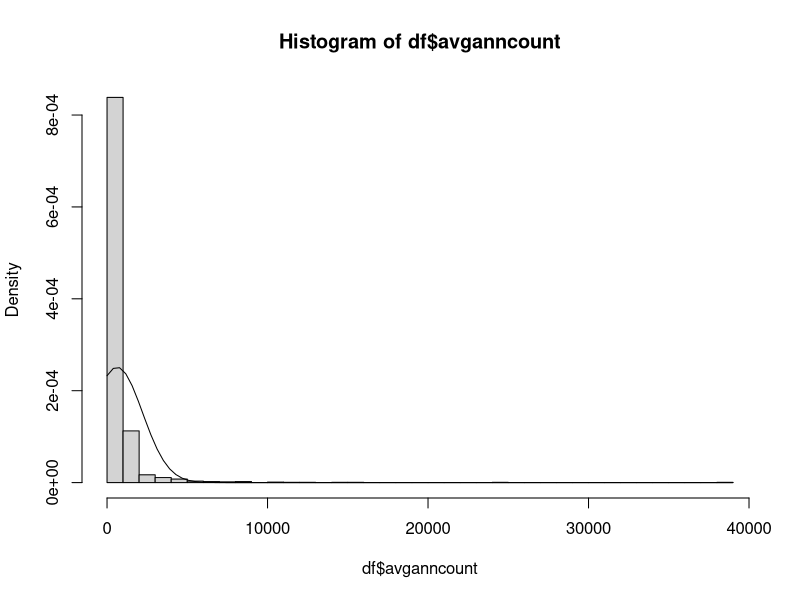
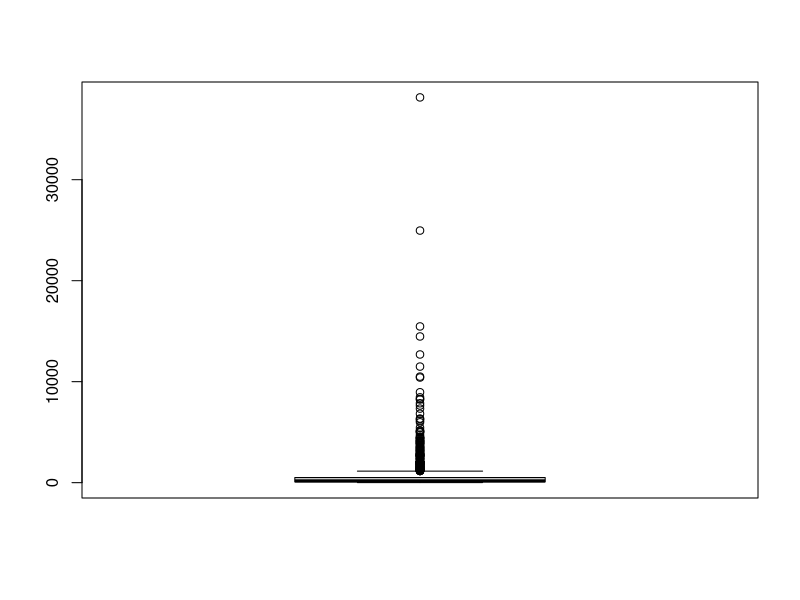
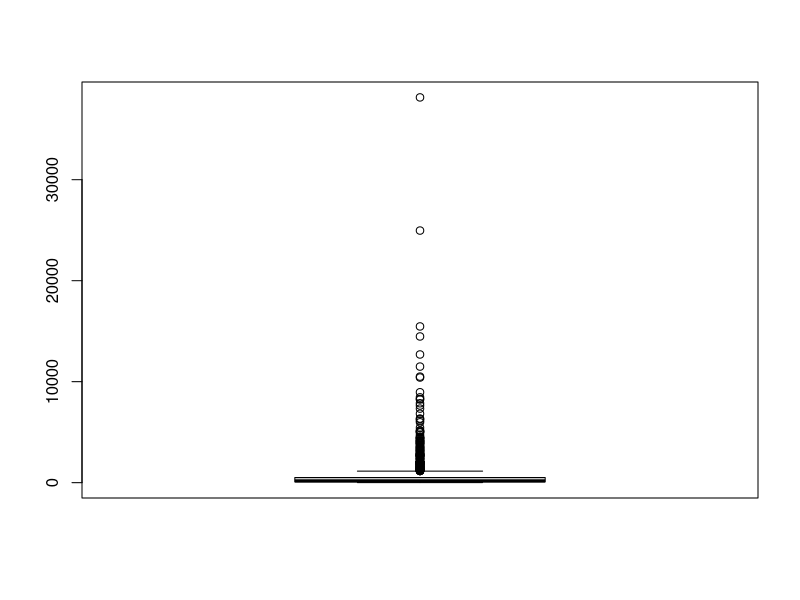
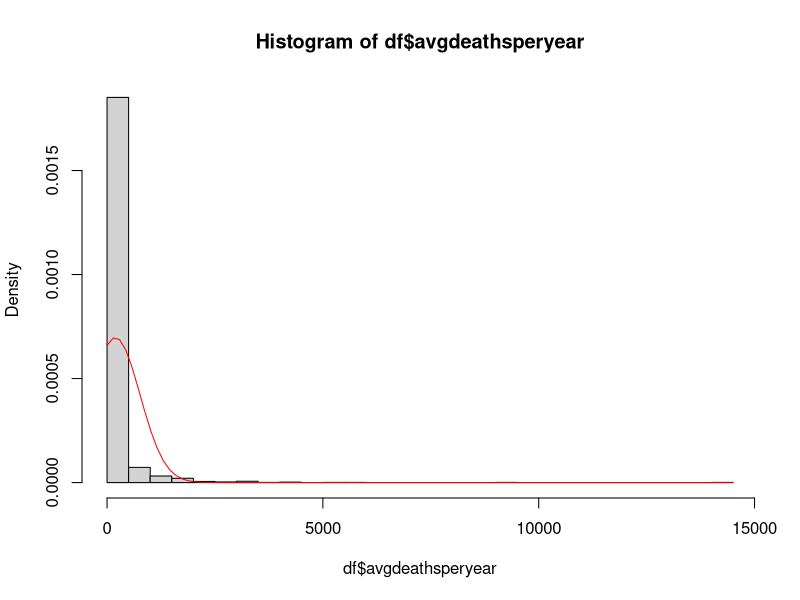
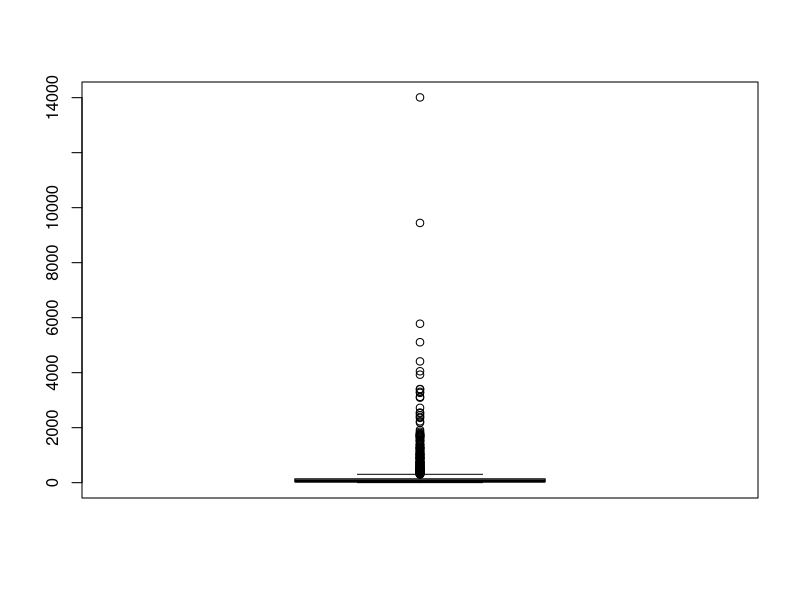
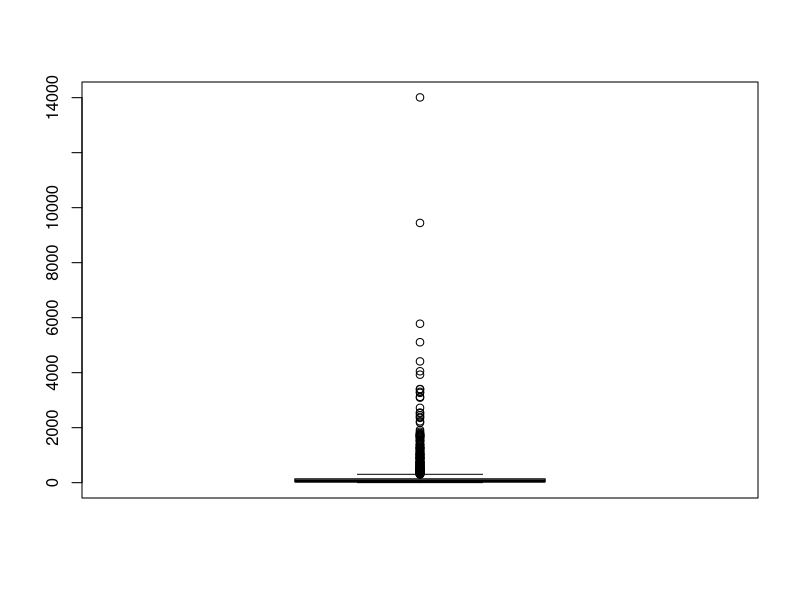
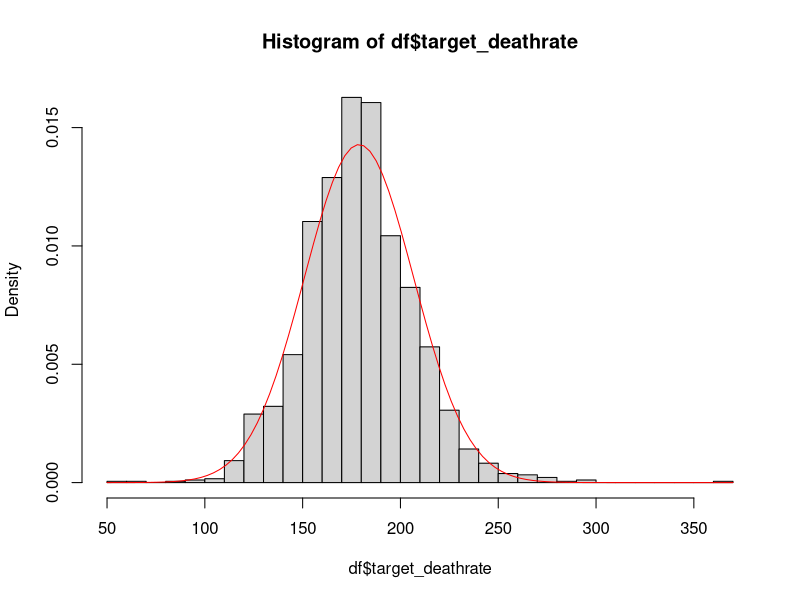
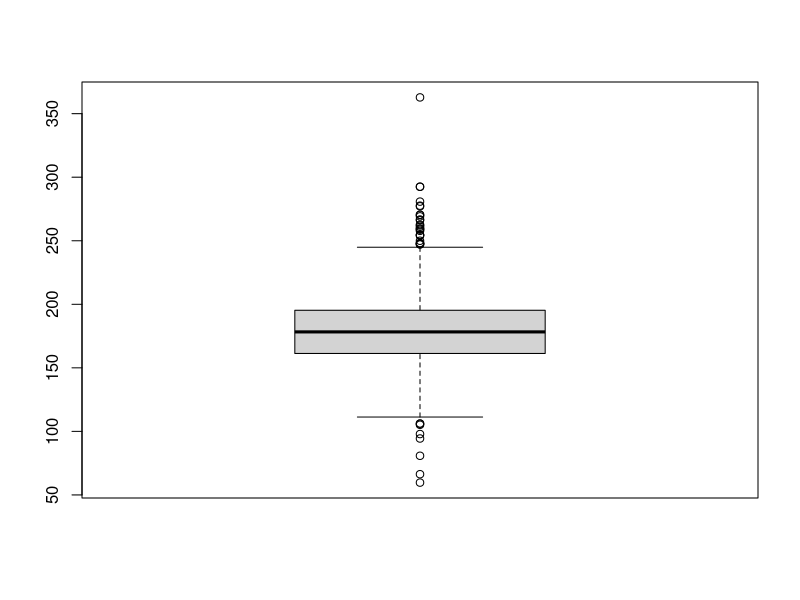

These charts were generated, in order, by the following R code:
## ---- chunk 1
knitr::opts_chunk$set(echo = TRUE, results = 'asis', warning = FALSE, message = FALSE)

file.exists("train.csv")
df <- read.csv("train.csv")
View(df)
## ---- chunk 2
summary(df$avganncount)

hist(df$avganncount, breaks = 30, freq = F)
curve(dnorm(x, mean(df$avganncount), sd(df$avganncount)), add = T)

shapiro.test(df$avganncount)

sum(is.na(df$avganncount))

boxplot(df$avganncount)
bp<-boxplot(df$avganncount, id = list(n=Inf))
length(bp$out)

sevout_avganncount = (quantile(df$avganncount,0.25)+(3*((quantile(df$avganncount,0.75) - quantile(df$avganncount, 0.25)))))
length(which(df$avganncount > sevout_avganncount))

df$f.avganncount <- ifelse(df$avganncount <= 80, 1, 
                           ifelse(df$avganncount > 80 & df$avganncount <= 175, 2, 
                           ifelse(df$avganncount > 175 & df$avganncount <= 509, 3, 
                           ifelse(df$avganncount > 509, 4,0)))) 
df$f.avganncount <- factor(df$f.avganncount, 
                           labels=c("LowAvganncount","LowMidAvganncount","HighMidAvganncount","HighAvganncount"), 
                           order = T, 
                           levels=c(1,2,3,4))
table(df$f.avganncount)
## ---- chunk 3
summary(df$avgdeathsperyear)

hist(df$avgdeathsperyear, breaks = 30, freq = F)
curve(dnorm(x, mean(df$avgdeathsperyear), sd(df$avgdeathsperyear)), add = T, col = "red")

shapiro.test(df$avgdeathsperyear)

sum(is.na(df$avgdeathsperyear))

boxplot(df$avgdeathsperyear)

bp<-boxplot(df$avgdeathsperyear, id = list(n=Inf))
length(bp$out)

sevout_avgdeathsperyear = (quantile(df$avgdeathsperyear,0.25)+(3*((quantile(df$avgdeathsperyear,0.75) - quantile(df$avgdeathsperyear, 0.25)))))
length(which(df$avgdeathsperyear > sevout_avgdeathsperyear))

df$f.avgdeathsperyear <- ifelse(df$avgdeathsperyear <= 29, 1, 
                                ifelse(df$avgdeathsperyear > 29 & df$avgdeathsperyear <= 62, 2, 
                                       ifelse(df$avgdeathsperyear > 62 & df$avgdeathsperyear <= 140.5, 3, 
                                              ifelse(df$avgdeathsperyear > 104.5, 4,0)))) 
df$f.avgdeathsperyear <- factor(df$f.avgdeathsperyear, 
                                labels=c("LowAvgdeathsperyear","LowMidAvgdeathsperyear","HighMidAvgdeathsperyear","HighAvgdeathsperyear"), 
                                order = T, 
                                levels=c(1,2,3,4))
table(df$f.avgdeathsperyear)
## ---- chunk 4
summary(df$target_deathrate)

hist(df$target_deathrate, breaks = 30, freq = F)
curve(dnorm(x, mean(df$target_deathrate), sd(df$target_deathrate)), add = T, col = "red")

shapiro.test(df$target_deathrate)

sum(is.na(df$target_deathrate))

boxplot(df$target_deathrate)

bp<-boxplot(df$target_deathrate, id = list(n=Inf))
length(bp$out)

sevout_target_deathrate = (quantile(df$target_deathrate,0.25)+(3*((quantile(df$target_deathrate,0.75) - quantile(df$target_deathrate, 0.25)))))
length(which(df$target_deathrate > sevout_target_deathrate))

df$f.target_deathrate <- ifelse(df$target_deathrate <= 161.3, 1, 
                           ifelse(df$target_deathrate > 161.3 & df$target_deathrate <= 178.3, 2, 
                                  ifelse(df$target_deathrate > 178.3 & df$target_deathrate <= 195.3, 3, 
                                         ifelse(df$target_deathrate > 195.3, 4,0))))

df$f.target_deathrate <- factor(df$f.target_deathrate, labels=c("LowTarget_deathrate","LowMidTarget_deathrate","HighMidTarget_deathrate","HighTarget_deathrate"), 
                           order = T, 
                           levels=c(1,2,3,4))
table(df$f.target_deathrate)
## ---- chunk 5
summary(df$incidencerate)

hist(df$incidencerate, breaks = 30, freq = F)
curve(dnorm(x, mean(df$incidencerate), sd(df$incidencerate)), add = T, col = "red")

shapiro.test(df$incidencerate)

sum(is.na(df$incidencerate))

boxplot(df$incidencerate)

bp<-boxplot(df$incidencerate, id = list(n=Inf))
length(bp$out)

sevout_incidencerate = (quantile(df$incidencerate,0.25)+(3*((quantile(df$incidencerate,0.75) - quantile(df$incidencerate, 0.25)))))
length(which(df$incidencerate > sevout_incidencerate))

df$f.incidencerate <- ifelse(df$incidencerate <= 421.4000, 1, 
                           ifelse(df$incidencerate > 421.4000 & df$incidencerate <= 453.5494, 2, 
                                  ifelse(df$incidencerate > 453.5494 & df$incidencerate <= 481.3000, 3, 
                                         ifelse(df$incidencerate > 481.3000, 4,0)))) 
df$f.incidencerate <- factor(df$f.incidencerate, 
                           labels=c("LowIncidencerate","LowMidIncidencerate","HighMidIncidencerate","HighIncidencerate"), 
                           order = T, 
                           levels=c(1,2,3,4))
table(df$f.incidencerate)

## ---- chunk 6
summary(df$medincome)

hist(df$medincome, breaks = 30, freq = F)
curve(dnorm(x, mean(df$medincome), sd(df$medincome)), add = T, col = "red")

shapiro.test(df$medincome)

sum(is.na(df$medincome))

boxplot(df$medincome)

bp<-boxplot(df$medincome, id = list(n=Inf))
length(bp$out)

sevout_medincome = (quantile(df$medincome,0.25)+(3*((quantile(df$medincome,0.75) - quantile(df$medincome, 0.25)))))
length(which(df$medincome > sevout_medincome))

df$f.medincome <- ifelse(df$medincome <= 39031, 1, 
                           ifelse(df$medincome > 39031 & df$medincome <= 45454, 2, 
                                  ifelse(df$medincome > 45454 & df$medincome <= 52612, 3, 
                                         ifelse(df$medincome > 52612, 4,0)))) 
df$f.medincome <- factor(df$f.medincome, 
                           labels=c("LowMedincome","LowMidMedincome","HighMidMedincome","HighMedincome"), 
                           order = T, 
                           levels=c(1,2,3,4))
table(df$f.medincome)
## ---- chunk 7
summary(df$popest2015)

hist(df$popest2015, breaks = 30, freq = F)
curve(dnorm(x, mean(df$popest2015), sd(df$popest2015)), add = T, col = "red")

shapiro.test(df$popest2015)

sum(is.na(df$popest2015))

boxplot(df$popest2015)

bp<-boxplot(df$popest2015, id = list(n=Inf))
length(bp$out)

sevout_popest2015 = (quantile(df$popest2015,0.25)+(3*((quantile(df$popest2015,0.75) - quantile(df$popest2015, 0.25)))))
length(which(df$popest2015 > sevout_popest2015))

df$f.popest2015 <- ifelse(df$popest2015 <= 12191.0, 1, 
                           ifelse(df$popest2015 > 12191.0 & df$popest2015 <= 27158.0, 2, 
                                  ifelse(df$popest2015 > 27158.0 & df$popest2015 <= 66879.5, 3, 
                                         ifelse(df$popest2015 > 66879.5, 4,0)))) 
df$f.popest2015 <- factor(df$f.popest2015, 
                           labels=c("LowPopest2015","LowMidPopest2015","HighMidPopest2015","HighPopest2015"), 
                           order = T, 
                           levels=c(1,2,3,4))
table(df$f.popest2015)

## ---- chunk 8
summary(df$povertypercent)

hist(df$povertypercent, breaks = 30, freq = F)
curve(dnorm(x, mean(df$povertypercent), sd(df$povertypercent)), add = T, col = "red")

shapiro.test(df$povertypercent)

sum(is.na(df$povertypercent))

boxplot(df$povertypercent)

bp<-boxplot(df$povertypercent, id = list(n=Inf))
length(bp$out)

sevout_povertypercent = (quantile(df$povertypercent,0.25)+(3*((quantile(df$povertypercent,0.75) - quantile(df$povertypercent, 0.25)))))
length(which(df$povertypercent > sevout_povertypercent))

df$f.povertypercent <- ifelse(df$povertypercent <= 12.15, 1, 
                           ifelse(df$povertypercent > 12.15 & df$povertypercent <= 15.70, 2, 
                                  ifelse(df$povertypercent > 15.70 & df$povertypercent <= 20.40, 3, 
                                         ifelse(df$povertypercent > 20.40, 4,0)))) 
df$f.povertypercent <- factor(df$f.povertypercent, 
                           labels=c("LowPovertypercent","LowMidPovertypercent","HighMidPovertypercent","HighPovertypercent"), 
                           order = T, 
                           levels=c(1,2,3,4))
table(df$f.povertypercent)
## ---- chunk 9
summary(df$studypercap)

hist(df$studypercap, breaks = 30, freq = F)
curve(dnorm(x, mean(df$studypercap), sd(df$studypercap)), add = T, col = "red")

shapiro.test(df$studypercap)

sum(is.na(df$studypercap))

boxplot(df$studypercap)

bp<-boxplot(df$studypercap, id = list(n=Inf))
length(bp$out)

sevout_studypercap = (quantile(df$studypercap,0.25)+(3*((quantile(df$studypercap,0.75) - quantile(df$studypercap, 0.25)))))
length(which(df$studypercap > sevout_studypercap))

df$f.studypercap <- ifelse(df$studypercap <= 0.00000, 1, 
                           ifelse(df$studypercap > 0.00000 & df$studypercap <= 0.00000, 2, 
                                  ifelse(df$studypercap > 0.00000 & df$studypercap <= 76.00412, 3, 
                                         ifelse(df$studypercap > 76.00412, 4,0)))) 
df$f.studypercap <- factor(df$f.studypercap, 
                           labels=c("LowStudypercap","LowMidStudypercap","HighMidStudypercap","HighStudypercap"), 
                           order = T, 
                           levels=c(1,2,3,4))
table(df$f.studypercap)
## ---- chunk 10

## ---- chunk 11
summary(df$medianage)

hist(df$medianage, breaks = 30, freq = F)
curve(dnorm(x, mean(df$medianage), sd(df$medianage)), add = T, col = "red")

shapiro.test(df$medianage)

sum(is.na(df$medianage))

boxplot(df$medianage)

bp<-boxplot(df$medianage, id = list(n=Inf))
length(bp$out)

sevout_medianage = (quantile(df$medianage,0.25)+(3*((quantile(df$medianage,0.75) - quantile(df$medianage, 0.25)))))
length(which(df$medianage > sevout_medianage))

df$f.medianage <- ifelse(df$medianage <= 37.9, 1, 
                           ifelse(df$medianage > 37.9 & df$medianage <= 40.9, 2, 
                                  ifelse(df$medianage > 40.9 & df$medianage <= 44.0, 3, 
                                         ifelse(df$medianage > 44.0, 4,0)))) 
df$f.medianage <- factor(df$f.medianage, 
                           labels=c("LowMedianage","LowMidMedianage","HighMidMedianage","HighMedianage"), 
                           order = T, 
                           levels=c(1,2,3,4))
table(df$f.medianage)
## ---- chunk 12
summary(df$medianagemale)

hist(df$medianagemale, breaks = 30, freq = F)
curve(dnorm(x, mean(df$medianagemale), sd(df$medianagemale)), add = T, col = "red")

shapiro.test(df$medianagemale)
sum(is.na(df$medianagemale))

boxplot(df$medianagemale)

bp<-boxplot(df$medianagemale, id = list(n=Inf))
length(bp$out)

sevout_medianagemale = (quantile(df$medianagemale,0.25)+(3*((quantile(df$medianagemale,0.75) - quantile(df$medianagemale, 0.25)))))
length(which(df$medianagemale > sevout_medianagemale))

df$f.medianagemale <- ifelse(df$medianagemale <= 36.4, 1, 
                           ifelse(df$medianagemale > 36.4 & df$medianagemale <= 39.5, 2, 
                                  ifelse(df$medianagemale > 39.5 & df$medianagemale <= 42.6, 3, 
                                         ifelse(df$medianagemale > 42.6, 4,0)))) 
df$f.medianagemale <- factor(df$f.medianagemale, 
                           labels=c("LowMedianagemale","LowMidMedianagemale","HighMidMedianagemale","HighMedianagemale"), 
                           order = T, 
                           levels=c(1,2,3,4))
table(df$f.medianagemale)
## ---- chunk 13
summary(df$medianagefemale)

hist(df$medianagefemale, breaks = 30, freq = F)
curve(dnorm(x, mean(df$medianagefemale), sd(df$medianagefemale)), add = T , col = "red")

shapiro.test(df$medianagefemale)
sum(is.na(df$medianagefemale))

boxplot(df$medianagefemale)

bp<-boxplot(df$medianagefemale, id = list(n=Inf))
length(bp$out)

sevout_medianagefemale = (quantile(df$medianagefemale,0.25)+(3*((quantile(df$medianagefemale,0.75) - quantile(df$medianagefemale, 0.25)))))
length(which(df$medianagefemale > sevout_medianagefemale))
sevout_medianagefemale

df$f.medianagefemale <- ifelse(df$medianagefemale <= 80, 1, 
                           ifelse(df$medianagefemale > 80 & df$medianagefemale <= 175, 2, 
                                  ifelse(df$medianagefemale > 175 & df$medianagefemale <= 509, 3, 
                                         ifelse(df$medianagefemale > 509, 4,0)))) 
df$f.medianagefemale <- factor(df$f.medianagefemale, 
                           labels=c("LowMedianagefemale","LowMidMedianagefemale","HighMidMedianagefemale","HighMedianagefemale"), 
                           order = T, 
                           levels=c(1,2,3,4))
table(df$f.medianagefemale)

